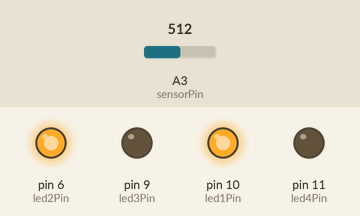
Simulated run of this sketch. Board: Arduino Uno, built with avr-gcc and run on an emulated ATmega328P. On the bench: output pins drawn as LEDs (lit = HIGH). Inputs (shaded band) come from the test bench; at power-on: A3 (sensorPin) = 512.

Above: at 1.2 s.
1.3 s: A3 (sensorPin) set to 502
At 2.5 s:
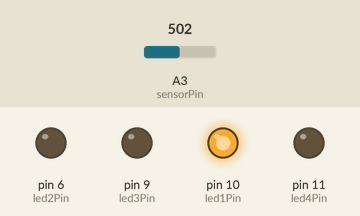
2.8 s: A3 (sensorPin) set to 265
4.3 s: A3 (sensorPin) set to 246
At 4.9 s:
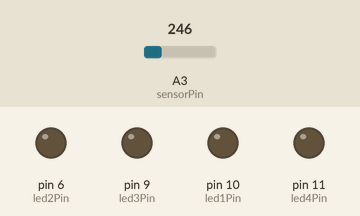
5.8 s: A3 (sensorPin) set to 900
At 7.0 s:
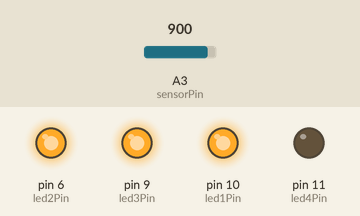
7.3 s: A3 (sensorPin) set to 1007
8.8 s: A3 (sensorPin) set to 1023
At 9.5 s:
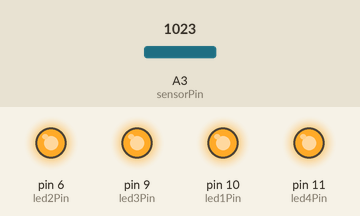
Timing chart, 0 to 11.3 s (numbered marks = the images above; inputs shaded):
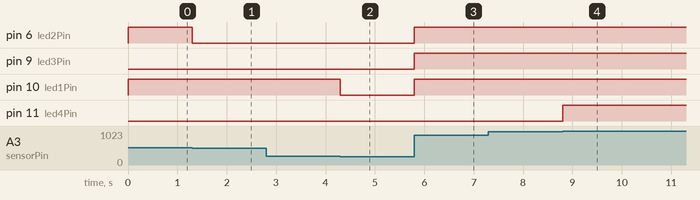

Measured:
- the behaviour switches between 512 and 511 on A3 (sensorPin) (found by bisection; images 0 and 1)
- the behaviour switches between 256 and 255 on A3 (sensorPin) (found by bisection; images 1 and 2)
- the behaviour switches between 1022 and 1023 on A3 (sensorPin) (found by bisection; images 3 and 4)
- after the input at 1.3 s, pin 6 (led2Pin): HIGH → LOW at once
- after the input at 2.8 s, every drawn part: stays the same
- after the input at 4.3 s, pin 10 (led1Pin): HIGH → LOW at once
- after the input at 5.8 s, pin 6 (led2Pin), pin 9 (led3Pin), pin 10 (led1Pin): LOW → HIGH at once
- after the input at 7.3 s, every drawn part: stays the same
- after the input at 8.8 s, pin 11 (led4Pin): LOW → HIGH at once

The sketch:

Alcohol_sensor.ino
```cpp
const int sensorPin = A3;  // Analog sensor connected to pin A3
const int led1Pin = 10;    // Connect LED 1 to pin 2
const int led2Pin = 6;    // Connect LED 2 to pin 3
const int led3Pin = 9;    // Connect LED 3 to pin 4
const int led4Pin = 11;    // Connect LED 4 to pin 5

void setup() {
  pinMode(led1Pin, OUTPUT);
  pinMode(led2Pin, OUTPUT);
  pinMode(led3Pin, OUTPUT);
  pinMode(led4Pin, OUTPUT);
}

void loop() {
  // Read analog sensor value
  int sensorValue = analogRead(sensorPin);

  // Map the sensor value to a range of 0-100
  int mappedValue = map(sensorValue, 0, 1023, 0, 100);

  // Turn on LEDs based on threshold values
  if (mappedValue >= 25) {
    digitalWrite(led1Pin, HIGH);
  } else {
    digitalWrite(led1Pin, LOW);
  }

  if (mappedValue >= 50) {
    digitalWrite(led2Pin, HIGH);
  } else {
    digitalWrite(led2Pin, LOW);
  }

  if (mappedValue >= 75) {
    digitalWrite(led3Pin, HIGH);
  } else {
    digitalWrite(led3Pin, LOW);
  }

  if (mappedValue == 100) {
    digitalWrite(led4Pin, HIGH);
  } else {
    digitalWrite(led4Pin, LOW);
  }
}
```
